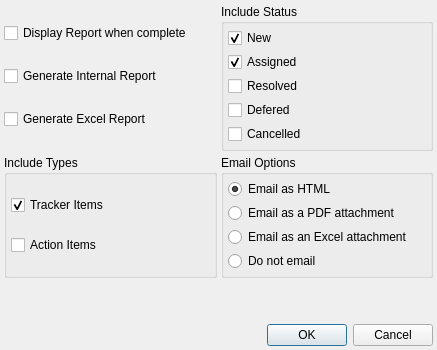
<?xml version="1.0" encoding="UTF-8"?>
<ui version="4.0">
 <class>TrackerReportOptions</class>
 <widget class="QDialog" name="TrackerReportOptions">
  <property name="geometry">
   <rect>
    <x>0</x>
    <y>0</y>
    <width>437</width>
    <height>350</height>
   </rect>
  </property>
  <property name="windowTitle">
   <string>Generate Tracker Report</string>
  </property>
  <layout class="QVBoxLayout" name="verticalLayout_5">
   <property name="spacing">
    <number>4</number>
   </property>
   <property name="leftMargin">
    <number>4</number>
   </property>
   <property name="topMargin">
    <number>4</number>
   </property>
   <property name="rightMargin">
    <number>4</number>
   </property>
   <property name="bottomMargin">
    <number>4</number>
   </property>
   <item>
    <layout class="QGridLayout" name="gridLayout">
     <property name="spacing">
      <number>4</number>
     </property>
     <item row="0" column="0">
      <layout class="QVBoxLayout" name="verticalLayout_2">
       <property name="spacing">
        <number>4</number>
       </property>
       <item>
        <widget class="QCheckBox" name="m_checkBoxDisplayTracker">
         <property name="text">
          <string>Display Report when complete</string>
         </property>
        </widget>
       </item>
       <item>
        <widget class="QCheckBox" name="m_checkBoxInternalRptTracker">
         <property name="text">
          <string>Generate Internal Report</string>
         </property>
        </widget>
       </item>
       <item>
        <widget class="QCheckBox" name="m_checkBoxExcelRptTracker">
         <property name="text">
          <string>Generate Excel Report</string>
         </property>
        </widget>
       </item>
      </layout>
     </item>
     <item row="0" column="1">
      <widget class="QGroupBox" name="groupBox_3">
       <property name="title">
        <string>Include Status</string>
       </property>
       <layout class="QVBoxLayout" name="verticalLayout_4">
        <property name="spacing">
         <number>4</number>
        </property>
        <property name="leftMargin">
         <number>4</number>
        </property>
        <property name="topMargin">
         <number>4</number>
        </property>
        <property name="rightMargin">
         <number>4</number>
        </property>
        <property name="bottomMargin">
         <number>4</number>
        </property>
        <item>
         <widget class="QCheckBox" name="m_checkBoxNewTracker">
          <property name="text">
           <string>New</string>
          </property>
          <property name="checked">
           <bool>true</bool>
          </property>
         </widget>
        </item>
        <item>
         <widget class="QCheckBox" name="m_checkBoxAssignedTracker">
          <property name="text">
           <string>Assigned</string>
          </property>
          <property name="checked">
           <bool>true</bool>
          </property>
         </widget>
        </item>
        <item>
         <widget class="QCheckBox" name="m_checkBoxResolvedTracker">
          <property name="text">
           <string>Resolved</string>
          </property>
         </widget>
        </item>
        <item>
         <widget class="QCheckBox" name="m_checkBoxDeferedTracker">
          <property name="text">
           <string>Defered</string>
          </property>
         </widget>
        </item>
        <item>
         <widget class="QCheckBox" name="m_checkBoxCancelledTracker">
          <property name="text">
           <string>Cancelled</string>
          </property>
         </widget>
        </item>
       </layout>
      </widget>
     </item>
     <item row="1" column="0">
      <widget class="QGroupBox" name="groupBox_2">
       <property name="sizePolicy">
        <sizepolicy hsizetype="Preferred" vsizetype="Preferred">
         <horstretch>0</horstretch>
         <verstretch>0</verstretch>
        </sizepolicy>
       </property>
       <property name="title">
        <string>Include Types</string>
       </property>
       <layout class="QVBoxLayout" name="verticalLayout_3">
        <property name="spacing">
         <number>4</number>
        </property>
        <property name="leftMargin">
         <number>4</number>
        </property>
        <property name="topMargin">
         <number>4</number>
        </property>
        <property name="rightMargin">
         <number>4</number>
        </property>
        <property name="bottomMargin">
         <number>4</number>
        </property>
        <item>
         <widget class="QCheckBox" name="m_checkBoxItemsTracker">
          <property name="text">
           <string>Tracker Items</string>
          </property>
          <property name="checked">
           <bool>true</bool>
          </property>
         </widget>
        </item>
        <item>
         <widget class="QCheckBox" name="m_checkBoxActionTracker">
          <property name="text">
           <string>Action Items</string>
          </property>
         </widget>
        </item>
       </layout>
      </widget>
     </item>
     <item row="1" column="1">
      <widget class="QGroupBox" name="groupBox">
       <property name="title">
        <string>Email Options</string>
       </property>
       <layout class="QVBoxLayout" name="verticalLayout">
        <property name="spacing">
         <number>4</number>
        </property>
        <property name="leftMargin">
         <number>4</number>
        </property>
        <property name="topMargin">
         <number>4</number>
        </property>
        <property name="rightMargin">
         <number>4</number>
        </property>
        <property name="bottomMargin">
         <number>4</number>
        </property>
        <item>
         <widget class="QRadioButton" name="m_radioBoxEmailAsHTML">
          <property name="text">
           <string>Email as HTML</string>
          </property>
          <property name="checked">
           <bool>true</bool>
          </property>
         </widget>
        </item>
        <item>
         <widget class="QRadioButton" name="m_radioBoxEmailAsPDF">
          <property name="text">
           <string>Email as a PDF attachment</string>
          </property>
         </widget>
        </item>
        <item>
         <widget class="QRadioButton" name="m_radioBoxEmailAsExcel">
          <property name="text">
           <string>Email as an Excel attachment</string>
          </property>
         </widget>
        </item>
        <item>
         <widget class="QRadioButton" name="m_radioBoxDoNotEmail">
          <property name="text">
           <string>Do not email</string>
          </property>
          <property name="checked">
           <bool>false</bool>
          </property>
         </widget>
        </item>
       </layout>
      </widget>
     </item>
    </layout>
   </item>
   <item>
    <spacer name="verticalSpacer">
     <property name="orientation">
      <enum>Qt::Vertical</enum>
     </property>
     <property name="sizeHint" stdset="0">
      <size>
       <width>20</width>
       <height>40</height>
      </size>
     </property>
    </spacer>
   </item>
   <item>
    <widget class="QDialogButtonBox" name="buttonBox">
     <property name="sizePolicy">
      <sizepolicy hsizetype="Preferred" vsizetype="Preferred">
       <horstretch>0</horstretch>
       <verstretch>0</verstretch>
      </sizepolicy>
     </property>
     <property name="standardButtons">
      <set>QDialogButtonBox::Cancel|QDialogButtonBox::Ok</set>
     </property>
    </widget>
   </item>
  </layout>
 </widget>
 <resources/>
 <connections>
  <connection>
   <sender>buttonBox</sender>
   <signal>accepted()</signal>
   <receiver>TrackerReportOptions</receiver>
   <slot>accept()</slot>
   <hints>
    <hint type="sourcelabel">
     <x>248</x>
     <y>254</y>
    </hint>
    <hint type="destinationlabel">
     <x>157</x>
     <y>274</y>
    </hint>
   </hints>
  </connection>
  <connection>
   <sender>buttonBox</sender>
   <signal>rejected()</signal>
   <receiver>TrackerReportOptions</receiver>
   <slot>reject()</slot>
   <hints>
    <hint type="sourcelabel">
     <x>316</x>
     <y>260</y>
    </hint>
    <hint type="destinationlabel">
     <x>286</x>
     <y>274</y>
    </hint>
   </hints>
  </connection>
 </connections>
</ui>
